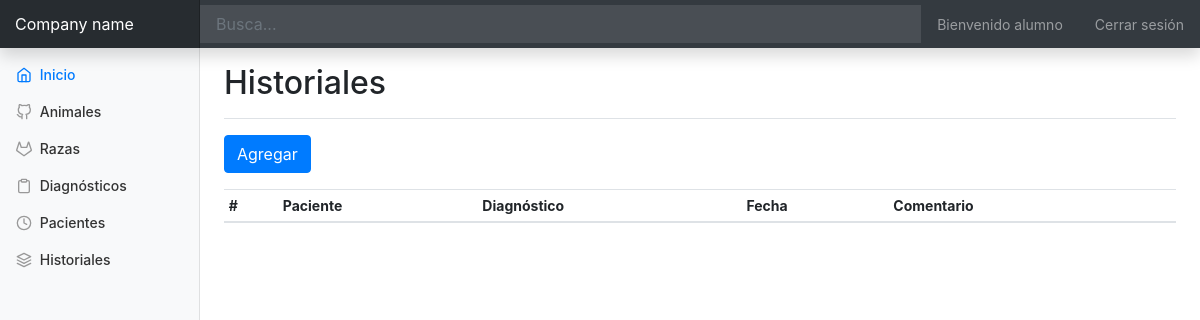
Before: /historial/list/ (signed in) with the older database file.
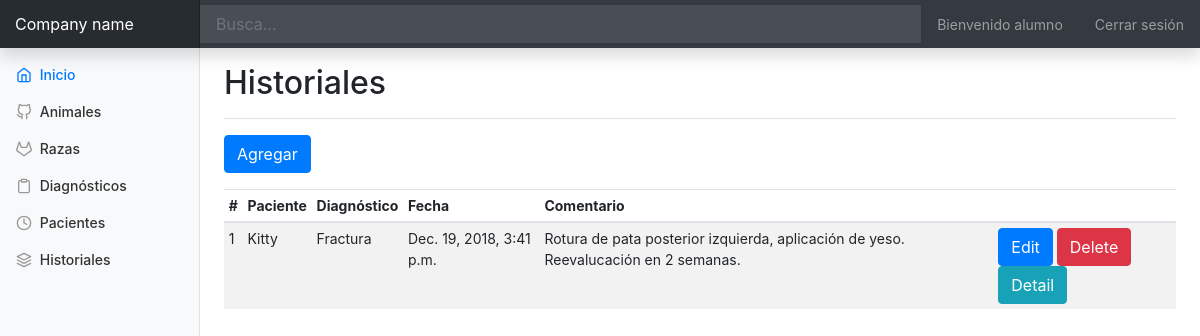
After: the same page with the newer database file.
### backoffice/models.py (models this page shows, shortened)
class Historial(models.Model):
    paciente = models.ForeignKey(Paciente, on_delete=models.CASCADE)
    diagnostico = models.ForeignKey(Diagnostico, on_delete=models.CASCADE, null=True, blank=True)
    fecha = models.DateTimeField(default=datetime.now, null=True, blank=True)
    comentario = models.CharField(max_length=500, null=True, blank=True)

class Paciente(models.Model):
    nombre = models.CharField(max_length=50)
    peso = models.DecimalField(default=0, max_digits=6, decimal_places=2, null=True, blank=True)
    edad = models.CharField(max_length=50, null=True, blank=True)
    animal = models.ForeignKey(Animal, on_delete=models.CASCADE, null=True, blank=True)
    raza = models.ForeignKey(Raza, on_delete=models.CASCADE, null=True, blank=True)
    dueno = models.CharField(max_length=50, null=True, blank=True)
    celular = models.CharField(max_length=15, null=True, blank=True)
    correo = models.CharField(max_length=50, null=True, blank=True)
    def __str__(self):
        return self.nombre

class Diagnostico(models.Model):
    nombre = models.CharField(max_length=50)
    comentarios = models.CharField(max_length=500, null=True, blank=True)
    tratamiento= models.CharField(max_length=200, null=True, blank=True)
    precio = models.DecimalField(default=0, max_digits=6, decimal_places=2, null=True, blank=True)
    def __str__(self):
        return self.nombre

### backoffice/views.py (the view)
# urls.py: path('historial/list/', HistorialList.as_view(), name='historial_list'),
class HistorialList(LoginRequiredMixin, ListView):
    template_name = 'historial/list.html'
    model = Historial

### backoffice/templates/historial/list.html
{% extends 'base.html' %}
{% block main %}
    <div class="d-flex justify-content-between flex-wrap flex-md-nowrap align-items-center pt-3 pb-2 mb-3 border-bottom">
        <h1 class="h2">Historiales</h1>
    </div>
    <div class="form-group">
        <a class="btn btn-primary" href="{% url 'bo:historial_add' %}" role="button">Agregar</a>
    </div>
    <div class="table-responsive">
        <table class="table table-striped table-sm">
            <thead>
            <tr>
                <th>#</th>
                <th>Paciente</th>
                <th>Diagnóstico</th>
                <th>Fecha</th>
                <th>Comentario</th>
                <th></th>
            </tr>
            </thead>
            <tbody>
            {% for c in object_list %}
                <tr>
                    <td>{{ forloop.counter }}</td>
                    <td>{{ c.paciente }}</td>
                    <td>{{ c.diagnostico }}</td>
                    <td>{{ c.fecha }}</td>
                    <td>{{ c.comentario }}</td>
                    <td>
                        <a class="btn btn-primary" href="{% url 'bo:historial_edit' c.id %}" role="button">Edit</a>
                        <a class="btn btn-danger" href="{% url 'bo:historial_delete' c.id %}" role="button">Delete</a>
                        <a class="btn btn-info" href="{% url 'bo:historial_detail' c.id %}" role="button">Detail</a>
                    </td>
                </tr>
            {% endfor %}
            </tbody>
        </table>
    </div>
{% endblock %}

Changed rows visible on the page:
added Historial: paciente "Kitty", diagnostico "Fractura", fecha "Dec. 19, 2018, 3:41 p.m.", comentario "Rotura de pata posterior izquierda, aplicación de yeso. Reevalucación en 2 semanas."
